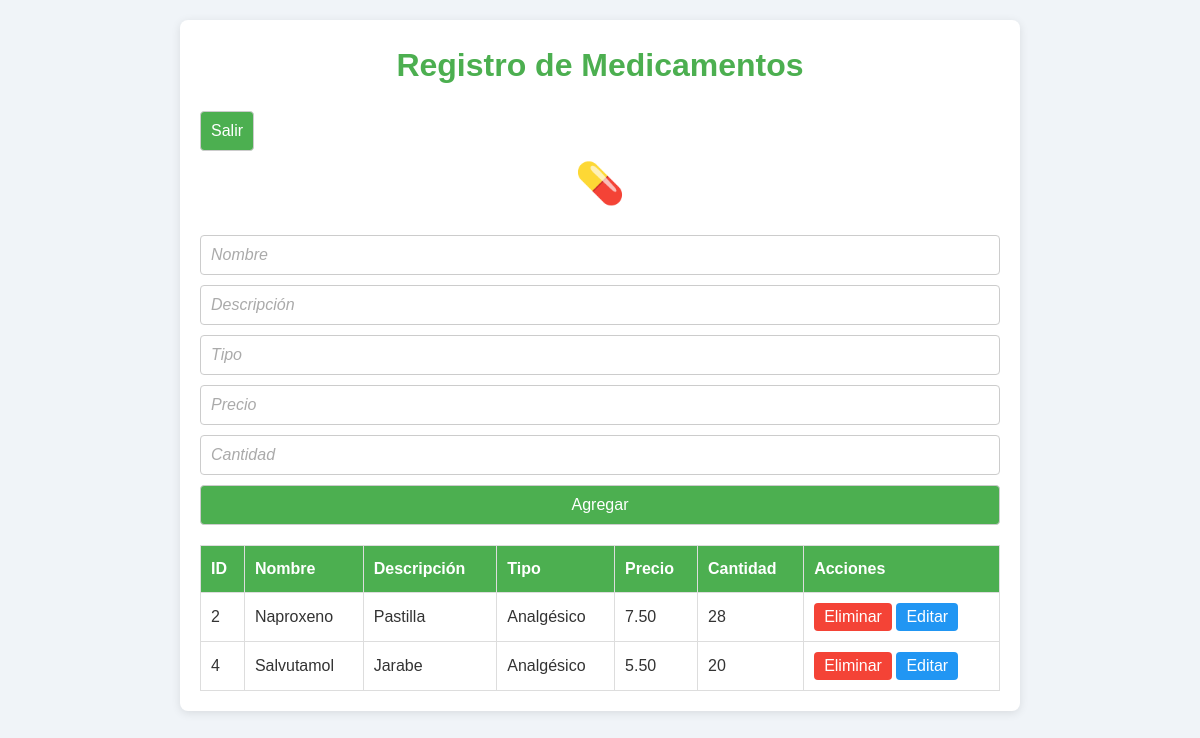
The page /Vista/index_medicamento.php on the database its author committed.
### tables this page shows
CREATE TABLE `medicamentos` (
  `id_medicamento` int(11) NOT NULL,
  `nombre` varchar(100) DEFAULT NULL,
  `descripcion` text DEFAULT NULL,
  `tipo` varchar(50) DEFAULT NULL,
  `precio` decimal(10,2) DEFAULT NULL,
  `cantidad` int(11) DEFAULT NULL
);

### DAO/MedicamentoDAO.php (called while the page is built, shortened)
<?php
class MedicamentoDAO {
    public static function obtenerTodos() {
        try {
            $conn = conectar();
            $stmt = $conn->query("SELECT * FROM medicamentos");
            return $stmt->fetchAll(PDO::FETCH_ASSOC);
        } catch (PDOException $e) {
            echo "Error al obtener los medicamentos: " . $e->getMessage();
            return [];
        }
    }
}
?>

### Controlador/MedicamentoController.php (called while the page is built, shortened)
<?php
require_once '../DAO/MedicamentoDAO.php';
class MedicamentoControlador
{
    public function index()
    {
        return MedicamentoDAO::obtenerTodos();
    }
}

### Vista/index_medicamento.php (the view, shortened to what this page needs)
<?php
require_once '../Controlador/MedicamentoController.php';
$controlador = new MedicamentoControlador();
$medicamentos = $controlador->index();
$editMode = false;
$medicamentoToEdit = null;
?>
<!DOCTYPE html>
<html lang="es">
<head>
    <link rel="stylesheet" href="style_medicamento.css">
</head>
<body>
    <div class="container">
        <h1>Registro de Medicamentos</h1>
        <form action="index.php" method="GET">
    <button type="submit" class="btn-salir">Salir</button>
</form>
        <form action="index_medicamento.php" method="POST" class="medicamento-form">
            <input type="text" name="nombre" placeholder="Nombre" required value="<?= $editMode ? htmlspecialchars($medicamentoToEdit['nombre']) : '' ?>">
            <input type="text" name="descripcion" placeholder="Descripción" required value="<?= $editMode ? htmlspecialchars($medicamentoToEdit['descripcion']) : '' ?>">
            <input type="text" name="tipo" placeholder="Tipo" required value="<?= $editMode ? htmlspecialchars($medicamentoToEdit['tipo']) : '' ?>">
            <input type="number" step="0.01" name="precio" placeholder="Precio" required value="<?= $editMode ? htmlspecialchars($medicamentoToEdit['precio']) : '' ?>">
            <input type="number" name="cantidad" placeholder="Cantidad" required value="<?= $editMode ? htmlspecialchars($medicamentoToEdit['cantidad']) : '' ?>">
            <button type="submit" name="accion" value="<?= $editMode ? 'actualizar' : 'agregar' ?>"><?= $editMode ? 'Actualizar' : 'Agregar' ?></button>
        </form>
        <table>
            <thead>
                <tr>
                    <th>ID</th>
                    <th>Nombre</th>
                    <th>Descripción</th>
                    <th>Tipo</th>
                    <th>Precio</th>
                    <th>Cantidad</th>
                    <th>Acciones</th>
                </tr>
            </thead>
            <tbody>
                <?php foreach ($medicamentos as $medicamento): ?>
                    <tr>
                        <td><?= htmlspecialchars($medicamento['id_medicamento']) ?></td>
                        <td><?= htmlspecialchars($medicamento['nombre']) ?></td>
                        <td><?= htmlspecialchars($medicamento['descripcion']) ?></td>
                        <td><?= htmlspecialchars($medicamento['tipo']) ?></td>
                        <td><?= htmlspecialchars($medicamento['precio']) ?></td>
                        <td><?= htmlspecialchars($medicamento['cantidad']) ?></td>
                        <td>
                            <form action="index_medicamento.php" method="POST" style="display:inline-block;">
                                <button type="submit" name="accion" value="eliminar" class="btn-eliminar">Eliminar</button>
                                <button type="submit" name="accion" value="editar" class="btn-editar">Editar</button>
                            </form>
                        </td>
                    </tr>
                <?php endforeach; ?>
            </tbody>
        </table>
    </div>
</body>
</html>

### Vista/style_medicamento.css (style rules this page uses)
body, h1, table { margin: 0; padding: 0; }
body { font-family: Arial, sans-serif; background-color: #f0f4f8; color: #333; line-height: 1.6; }
.container { max-width: 800px; margin: 20px auto; padding: 20px; background-color: #ffffff; border-radius: 8px; box-shadow: 0 2px 10px rgba(0, 0, 0, 0.1); }
h1 { text-align: center; color: #4CAF50; margin-bottom: 20px; }
.medicamento-form { display: grid; gap: 10px; }
input[type="text"], input[type="number"], button { padding: 10px; border-radius: 4px; border: 1px solid #ccc; font-size: 16px; }
button { background-color: #4CAF50; color: white; cursor: pointer; transition: background-color 0.3s; }
table { width: 100%; border-collapse: collapse; margin-top: 20px; }
table th, table td { border: 1px solid #ddd; padding: 10px; text-align: left; }
table th { background-color: #4CAF50; color: white; }
.btn-eliminar { background-color: #f44336; color: white; border: none; padding: 5px 10px; border-radius: 4px; cursor: pointer; transition: background-color 0.3s; }
.btn-editar { background-color: #2196F3; color: white; border: none; padding: 5px 10px; border-radius: 4px; cursor: pointer; transition: background-color 0.3s; }
.medicamento-form input::placeholder { color: #aaa; font-style: italic; }
.medicamento-form::before { content: "💊"; display: block; text-align: center; font-size: 40px; margin-bottom: 10px; }
.container { animation: fadeIn 0.5s ease-in-out; }

### rows shown on the page
medicamentos: id_medicamento "2", nombre "Naproxeno", descripcion "Pastilla", tipo "Analgésico", precio "7.50", cantidad "28"
medicamentos: id_medicamento "4", nombre "Salvutamol", descripcion "Jarabe", tipo "Analgésico", precio "5.50", cantidad "20"
